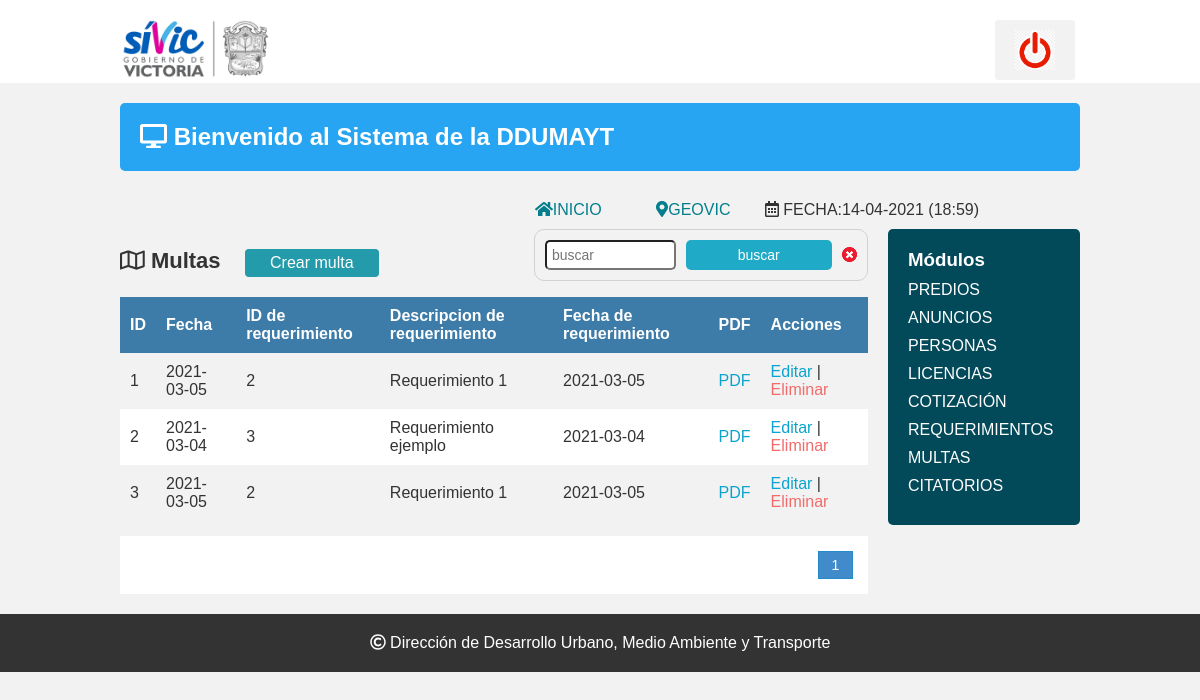
/Sistema/buscar_multa.php?busqueda=1, run on the app's committed database.
### tables this page shows
CREATE TABLE `multas_anuncios` (
  `id_multa` int(11) NOT NULL,
  `fecha` date NOT NULL DEFAULT current_timestamp(),
  `id_requerimiento` int(11) NOT NULL
);

CREATE TABLE `requerimientos_anuncios` (
  `id_requerimiento` int(11) NOT NULL,
  `id_persona` int(11) NOT NULL,
  `fecha` date NOT NULL DEFAULT current_timestamp(),
  `descripcion` varchar(255) NOT NULL
);

### Sistema/buscar_multa.php (the view, shortened to what this page needs)
<?php
include "conexion.php";
?>
<!DOCTYPE html>
<html lang="en">
<head>
	<?php include "includes/scripts.php"; ?>
</head>
<body>
<?php include "includes/header.php"; ?>
	<section class="main">
<?php include "includes/wrapp.php"; ?>
			<div class="articulo">
				<?php
					$busqueda= strtolower($_REQUEST['busqueda']);
				?>
				<H1><i class="far fa-map"></i> Multas</H1>
                <a href="registro_multa.php" class="btn_new">Crear multa</a>
                <form action="buscar_multa.php" method="get" class="form_search">
                	<input type="text" name="busqueda" id="busqueda" placeholder="buscar">
                    <input type="submit" value="buscar" class="btn_search">
                    <a href="lista_multa.php"><img src="img/cerrar.png" class="btn_delete" style="margin-top:7px; margin-left:10px"></a>
                </form>
                <div  style="overflow: auto" width="50%">
                <table>
                	<tr>
                    	<th>ID</th>
                        <th>Fecha</th>
						<th>ID de requerimiento</th>
                        <th>Descripcion de requerimiento</th>
                        <th>Fecha de requerimiento</th>
                        <th>PDF</th>
                        <th>Acciones</th>
                    </tr>
                    <?php
					$sql_registe=mysqli_query($conection,"select count(*) as total_registro from multas_anuncios");
					$result_register=mysqli_fetch_array($sql_registe);
					$total_registro=$result_register['total_registro'];
					$por_pagina=5;
					if(empty($_GET['pagina'])){
						$pagina=1;
					}else{
						$pagina= $_GET['pagina'];
					}
					$desde=($pagina-1)*$por_pagina;
					$total_paginas= ceil($total_registro/$por_pagina);
					$query= mysqli_query($conection,"SELECT m.id_multa, m.fecha, r.id_requerimiento, r.fecha , r.descripcion FROM multas_anuncios m INNER JOIN requerimientos_anuncios r on m.id_requerimiento = r.id_requerimiento where
																							m.id_multa like '%$busqueda%' or
																							m.fecha like '%$busqueda%' or
																							r.id_requerimiento like '%$busqueda%' or
																							r.fecha like '%$busqueda%' or
																							r.descripcion like '%$busqueda%'
																							order by id_multa asc LIMIT $desde,$por_pagina");
					$result=mysqli_num_rows($query);
					if($result>0){
						while ($data= mysqli_fetch_array($query)){
					?>
                    <tr>
                    	<td><?php echo $data['id_multa']; ?></td>
                        <td><?php echo $data['fecha']; ?></td>
                        <td><?php echo $data['id_requerimiento']; ?></td>
						<td><?php echo $data['descripcion']; ?></td>
						<td><?php echo $data['fecha']; ?></td>
						<td>
						<a class="link_edit" type=hidden href="pdf_multa.php?id=<?php echo $data['id_multa']; ?>&fecha=<?php echo $data['fecha']; ?>&fecha_requerimiento=<?php echo $data['fecha_requerimiento']; ?>&id_requerimiento=<?php echo $data['id_requerimiento']; ?>&descripcion=<?php echo $data['descripcion']; ?>">PDF</a>
						</td>
                        <td>
                        	<a class="link_edit" href="editar_multa.php?id=<?php echo $data['id_multa']; ?>">Editar</a>
                            |
                            <a class="link_delete" href="eliminar_confirmar_multa.php?id=<?php echo $data['id_multa']; ?>">Eliminar</a>
                        </td>
                    </tr>
                    <?php
					}
					}
                    ?>
                </table>
                </div>
                <div class="paginador">
                	<ul>
						<?php
						 for ($i=1; $i<=$total_paginas; $i++){
								if($i==$pagina){
									echo '<li class="pageSelect">'.$i.'</li>';
								}else{
									echo '<li><p><a href="?pagina='.$i.'">'.$i.'</a></p></li>';
								 }
							  }
						 ?>
                    </ul>
                </div>
			</div>
		<?php include "includes/aside.php"; ?>
		</div>
	</section>
		<?php include "includes/footer.php"; ?>
</body>
</html>

### Sistema/css/estilos.css (style rules this page uses)
* { -webkit-box-sizing: border-box; -moz-box-sizing: border-box; box-sizing: border-box; margin:0px; padding:0px; }
body { background:#f2f2f2; color:#333; font-family:Arial, helvetica, sans-serif; }
a { text-decoration: none; color:#27a4f2; }
.articulo { float: left; width: 80%; padding:0px 20px 20px 0px; }
ul, ol { list-style:none; }
form { background:#FFF; margin:auto; padding:20px 50px; border:1px solid #d1d1d1; }
input,select { display:block; width:100%; font-size:14px; padding:5px; border:1px solid:#85929e; border-radius:5px; }
.articulo h1 { font-size:22px; display:inline-block; }
.btn_new { display:inline-block; background:#239baa; color:#FFF; padding:5px 25px; border-radius:4px; margin:20px; }
table { border-collapse:collapse; font-size:12pt; width:100%; }
table th { text-align:left; padding:10px; background:#3d7ba8; color:#FFF; }
table tr:nth-child(odd) { background:#FFF; }
table td { padding:10px; }
.link_edit { color:#0ca4ce; }
.link_delete { color:#f26b6b; }
.articulo h1 { text-align:center; }
.paginador ul { padding:15px; list-style:none; background:#FFF; margin-top:15px; display:-webkit-flex; display:-moz-flex; display:-ms-flex; display:-o-flex; display:flex; justify-content: flex-end; }
.paginador a, .pageSelect { color:#428bca; border:1px solid #ddd; padding:5px; display:inline-block; font-size:14px; text-align:center; width:35px; }
.pageSelect { color:#FFF; background:#428bca; border:1px solid #228bca; }
.form_search { display:-webkit-flex; display:-moz-flex; display:-ms-flex; display:-o-flex; display:flex; float:right; background:initial; padding:10px; border-radius:10px; }
.form_search .btn_search { background:#1faac8; color:#FFF; padding:0 20px; border:0; cursor:pointer; margin-left:10px; }

### data on the page
multas_anuncios: id_multa "1", id_requerimiento.fecha "2021-03-05", id_requerimiento.id_requerimiento "2", id_requerimiento.descripcion "Requerimiento 1"
multas_anuncios: id_multa "2", id_requerimiento.fecha "2021-03-04", id_requerimiento.id_requerimiento "3", id_requerimiento.descripcion "Requerimiento ejemplo"
multas_anuncios: id_multa "3", id_requerimiento.fecha "2021-03-05", id_requerimiento.id_requerimiento "2", id_requerimiento.descripcion "Requerimiento 1"

### other printed values
$date "14-04-2021 (18:59)"
